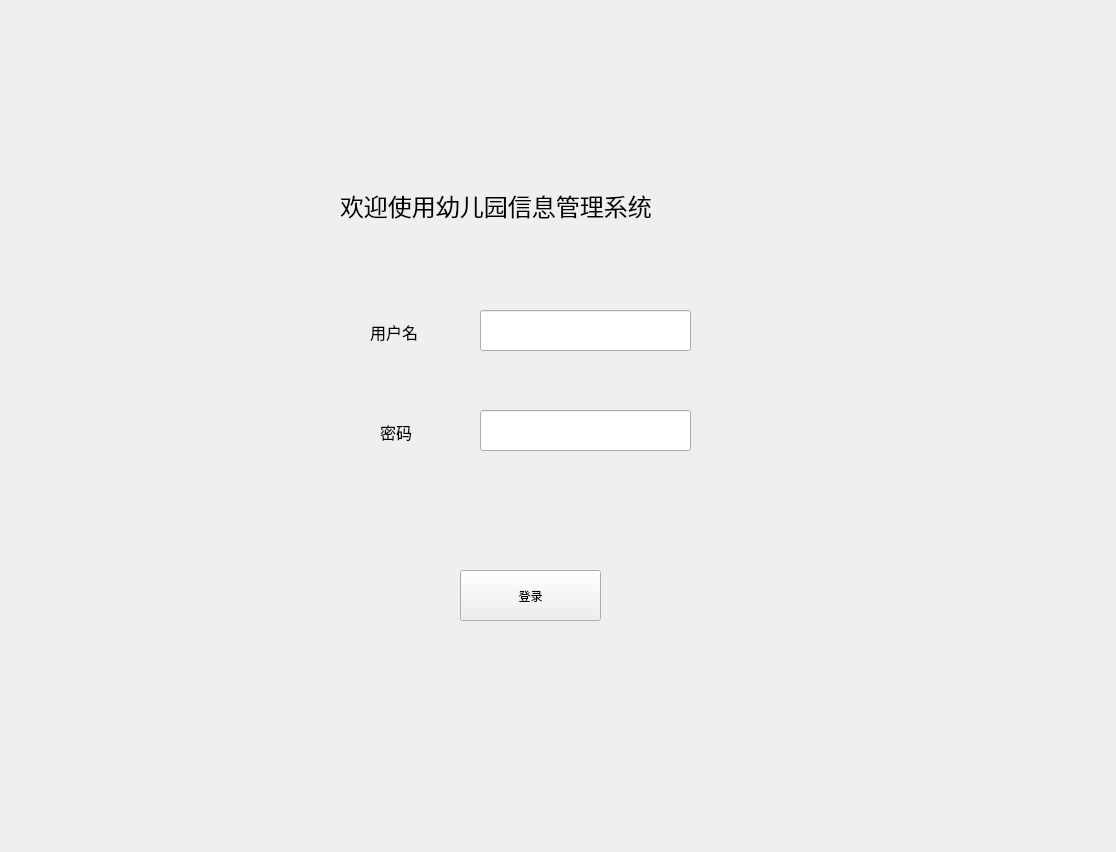
<?xml version="1.0" encoding="UTF-8"?>
<ui version="4.0">
    <class>Form</class>
    <widget class="QWidget" name="Form">
        <property name="geometry">
            <rect>
                <x>0</x>
                <y>0</y>
                <width>1116</width>
                <height>852</height>
            </rect>
        </property>
        <property name="windowTitle">
            <string>Form</string>
        </property>
        <widget class="QLabel" name="label">
            <property name="geometry">
                <rect>
                    <x>340</x>
                    <y>180</y>
                    <width>391</width>
                    <height>51</height>
                </rect>
            </property>
            <property name="text">
                <string>&lt;html&gt;&lt;head/&gt;&lt;body&gt;&lt;p&gt;&lt;span style=&quot; font-size:18pt;&quot;&gt;欢迎使用幼儿园信息管理系统&lt;/span&gt;&lt;/p&gt;&lt;/body&gt;&lt;/html&gt;</string>
            </property>
        </widget>
        <widget class="QLabel" name="label_2">
            <property name="geometry">
                <rect>
                    <x>370</x>
                    <y>320</y>
                    <width>61</width>
                    <height>21</height>
                </rect>
            </property>
            <property name="text">
                <string>&lt;html&gt;&lt;head/&gt;&lt;body&gt;&lt;p&gt;&lt;span style=&quot; font-size:12pt;&quot;&gt;用户名&lt;/span&gt;&lt;/p&gt;&lt;/body&gt;&lt;/html&gt;</string>
            </property>
        </widget>
        <widget class="QLineEdit" name="lineEdit">
            <property name="geometry">
                <rect>
                    <x>480</x>
                    <y>310</y>
                    <width>211</width>
                    <height>41</height>
                </rect>
            </property>
        </widget>
        <widget class="QLabel" name="label_3">
            <property name="geometry">
                <rect>
                    <x>380</x>
                    <y>420</y>
                    <width>61</width>
                    <height>21</height>
                </rect>
            </property>
            <property name="text">
                <string>&lt;html&gt;&lt;head/&gt;&lt;body&gt;&lt;p&gt;&lt;span style=&quot; font-size:12pt;&quot;&gt;密码&lt;/span&gt;&lt;/p&gt;&lt;/body&gt;&lt;/html&gt;</string>
            </property>
        </widget>
        <widget class="QLineEdit" name="lineEdit_2">
            <property name="geometry">
                <rect>
                    <x>480</x>
                    <y>410</y>
                    <width>211</width>
                    <height>41</height>
                </rect>
            </property>
        </widget>
        <widget class="QPushButton" name="pushButton">
            <property name="geometry">
                <rect>
                    <x>460</x>
                    <y>570</y>
                    <width>141</width>
                    <height>51</height>
                </rect>
            </property>
            <property name="text">
                <string>登录</string>
            </property>
        </widget>
    </widget>
    <resources/>
    <connections/>
</ui>
